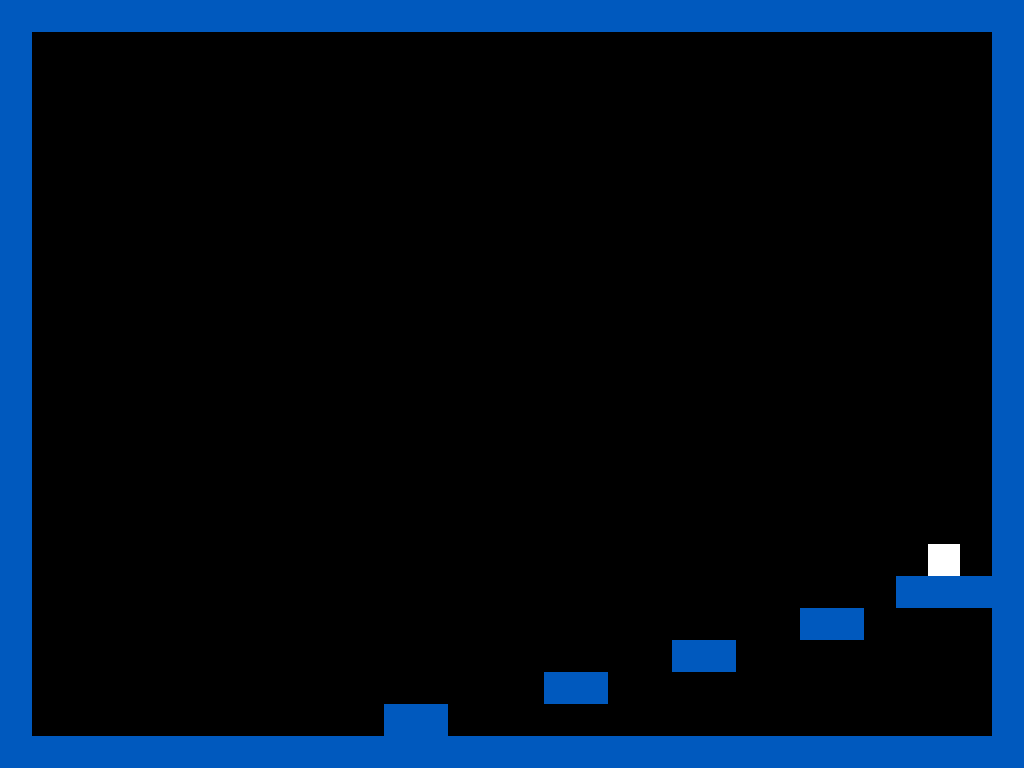

This game map was drawn from its Tiled (.tmx) file and the tilesets committed beside it. A one-line description and the trimmed map source follow:
An orthogonal 32x24 tile map with 32x32 px tiles, 1 tile layer (Слой тайлов 1) and 11 objects (9x solid, player, end).

<map version="2017.05.26" orientation="orthogonal" renderorder="right-down" width="32" height="24" tilewidth="32" tileheight="32" nextobjectid="21">
 <tileset firstgid="1" source="tileset.tsx" />
 <layer name="Слой тайлов 1" width="32" height="24">
  <data>[768 cells, 120 non-empty, 2 distinct tile ids]</data>
 </layer>
 <objectgroup name="Main Objects">
  <object id="1" name="solid" x="0" y="0" width="1024" height="32" />
  <object id="2" name="solid" x="0" y="736" width="992" height="32" />
  <object id="4" name="solid" x="-2" y="32" width="34" height="704" />
  <object id="5" name="solid" x="992" y="32.3636" width="28" height="735" />
  <object id="11" name="player" x="97" y="641" width="32" height="32" />
  <object id="12" name="end" x="928" y="545" width="31" height="31" />
  <object id="15" name="solid" x="384" y="704" width="64" height="32" />
  <object id="16" name="solid" x="544" y="672" width="64" height="32" />
  <object id="17" name="solid" x="672" y="640" width="64" height="32" />
  <object id="18" name="solid" x="800" y="608" width="64" height="32" />
  <object id="19" name="solid" x="896" y="576" width="96" height="32" />
 </objectgroup>
</map>
